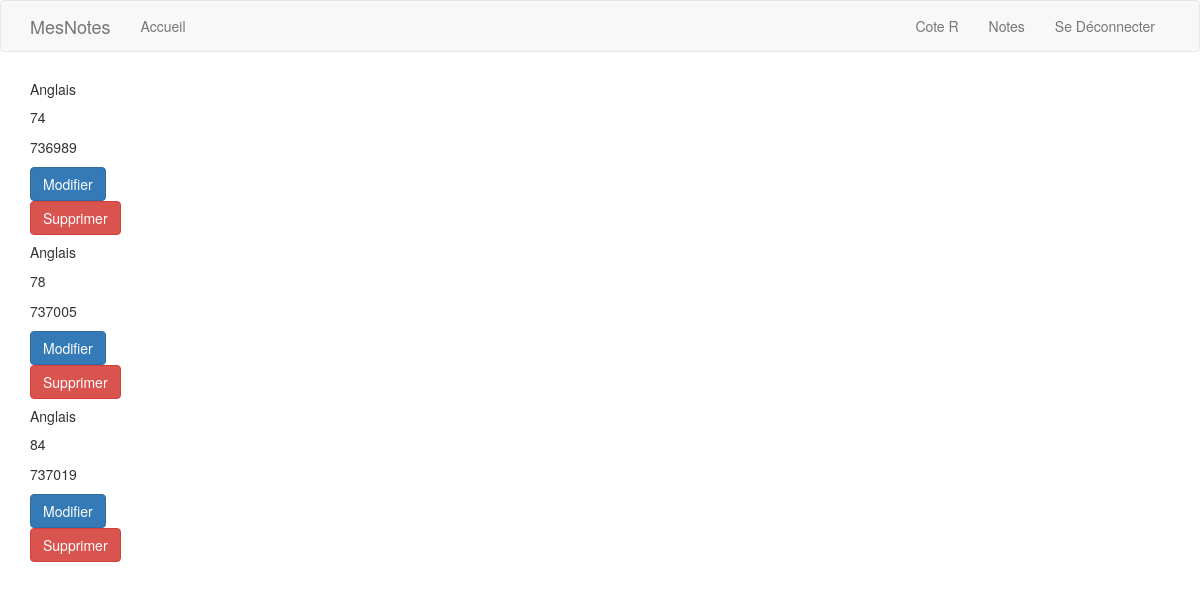
Screenshot of /notes (signed in) with the database file from the repository.
### app/models.py (models this page shows, shortened)
class Grade(db.Model):
    id = db.Column(db.Integer, primary_key=True)
    mark = db.Column(db.Integer, index=True)
    timestamp = db.Column(db.Integer, index=True, default=datetime.utcnow)
    subject = db.Column(db.String(), index=True)
    user_id = db.Column(db.Integer, db.ForeignKey('user.id'))

### app/routes.py (the view)
@app.route('/notes', methods=['GET', 'POST', 'DELETE'])
def notes():
    user = User.query.filter_by(username=current_user.username).first()
    grades = Grade.query.filter_by(user_id=user.id).order_by(Grade.timestamp).all()
    return render_template('notes.html', title='Notes', grades=grades)

### app/models.py (called while the page is built)
@login.user_loader
def user_loader(id):
    return User.query.get(int(id))

### app/templates/notes.html
{% extends "base.html" %}
{% import "bootstrap/wtf.html" as wtf %}
{% block content %}
    <div class="container">
        {% for grade in grades %}
            <div class="card border-info mb-3">
                <div class="card-body">
                    <h5 class="card-title">{{ grade.subject }}</h5>
                    <p class="card-text">{{ grade.mark }}</p>
                    <p class="card-text">{{ grade.timestamp }}</p>
                    <a href="#" class="btn btn-primary">Modifier</a><div class="float-right"><a href="#" class="btn btn-danger">Supprimer</a></div>
                </div>
            </div>
        {% endfor %}
    </div>
{% endblock %}

### rows the page displays
Grade: subject "Anglais", mark "74", timestamp "736989"
Grade: subject "Anglais", mark "78", timestamp "737005"
Grade: subject "Anglais", mark "84", timestamp "737019"
